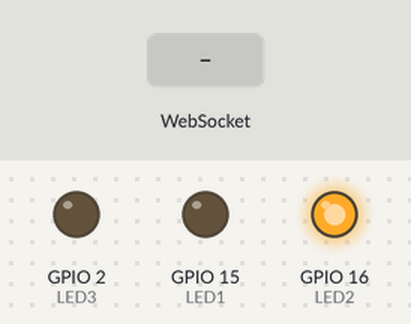
The program below on a simulated ESP32. Shown: output pins drawn as LEDs (lit = HIGH). The test bench sets the inputs (shaded band). WiFi joins after 1.5 s; servers stay silent unless stated; what the program prints to the serial monitor is not drawn.

Above: at 2.7 s.
2.8 s: WebSocket text "Task1" received
At 3.1 s:
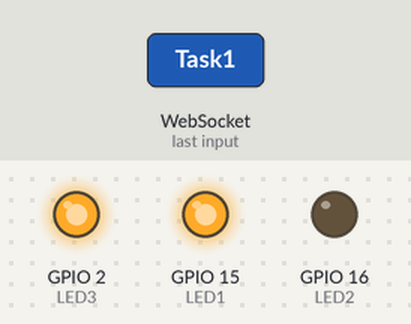
4.3 s: WebSocket text "stop" received
At 5.5 s:
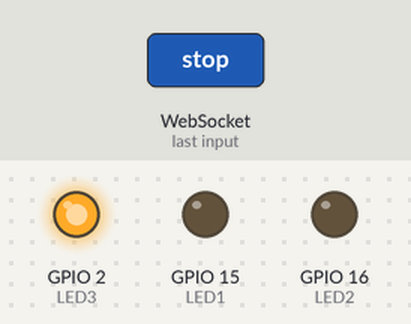
5.8 s: WebSocket text "Task2" received
At 6.6 s:
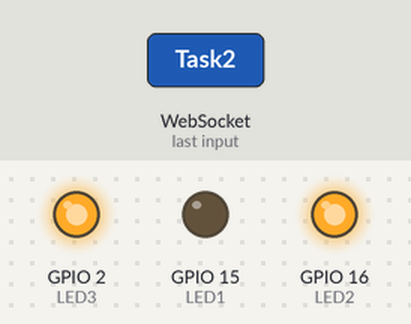
Timing chart, 0 to 8.8 s (numbered marks = the images above; inputs shaded):
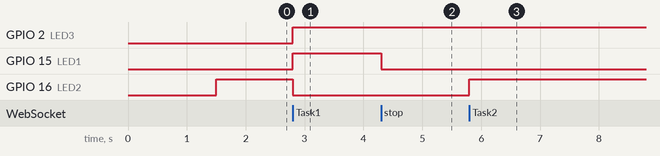

The program:

main.cpp
```cpp
#include <WiFi.h>
#include <WebSocketsServer.h>
#include <FS.h>

#define LED1 15
#define LED2 16
#define LED3 2
int toggling = 1 ;
int progres = 0 ;

// Set these to your desired credentials.
const char *ssid = "ssid";
const char *password = "password";

WebSocketsServer webSocket = WebSocketsServer(81);


void webSocketEvent(uint8_t num, WStype_t type, uint8_t * payload, size_t length) {
  if (type ==  WStype_CONNECTED)
  {
    digitalWrite(LED3, HIGH);
  }

  if (type == WStype_TEXT) {
      Serial.printf("[%u] Text: %s\n", num, payload);
      // Echo text message back to client
      //webSocket.sendTXT(num, payload);
    // Convert payload to a String for easier manipulation
    String message = String((char *)payload);

    // Check the content of the message and perform tasks based on it
    if (message == "Task1") {
      toggling = 0 ;
    } else if (message == "Task2") {
      toggling=1;
    } else if (message == "stop") {
      // Perform Task 3
      toggling=2;
    }
    // Add more conditions as needed for additional tasks
  }
  if (type == WStype_DISCONNECTED)
  {
    digitalWrite(LED3, LOW);
  }

}


void setup() {
  Serial.begin(115200);
  WiFi.begin(ssid, password);

  while (WiFi.status() != WL_CONNECTED) {
    delay(500);
    Serial.print(".");
  }
  Serial.println("");
  Serial.print("Connected to WiFi. IP address: ");
  Serial.println(WiFi.localIP());

  webSocket.begin();
  webSocket.onEvent(webSocketEvent);
  pinMode(LED1, OUTPUT);
  pinMode(LED2, OUTPUT);
  pinMode(LED3, OUTPUT);
}

void loop() {
  webSocket.loop();
  if (toggling == 0)
  {
      digitalWrite(LED1, HIGH);
      digitalWrite(LED2, LOW);


  }else if (toggling==1)
  {
    digitalWrite(LED1, LOW);
    digitalWrite(LED2, HIGH);
  }else if (toggling==2)
  {
    digitalWrite(LED1, LOW);
    digitalWrite(LED2, LOW);
  }

  // I didn't have a sensor on me I will replace this when I bay one
   static unsigned long lastTime = 0;
  static int counter = 1;

  if (millis() - lastTime > 3000) { // Check if 3 seconds have passed
    lastTime = millis();

    // Create a String object to hold the counter value
    String counterStr = String(counter);

    // Send the current counter value to all connected clients
    webSocket.broadcastTXT(counterStr);

    counter++;
    if (counter > 100) {
      counter = 1; // Reset the counter after reaching 100
    }
  }

}
```

Measured:
- after the input at 2.8 s, GPIO 2 (LED3), GPIO 15 (LED1): LOW → HIGH at once; GPIO 16 (LED2): HIGH → LOW at once
- after the input at 4.3 s, GPIO 15 (LED1): HIGH → LOW at once
- after the input at 5.8 s, GPIO 16 (LED2): LOW → HIGH at once
